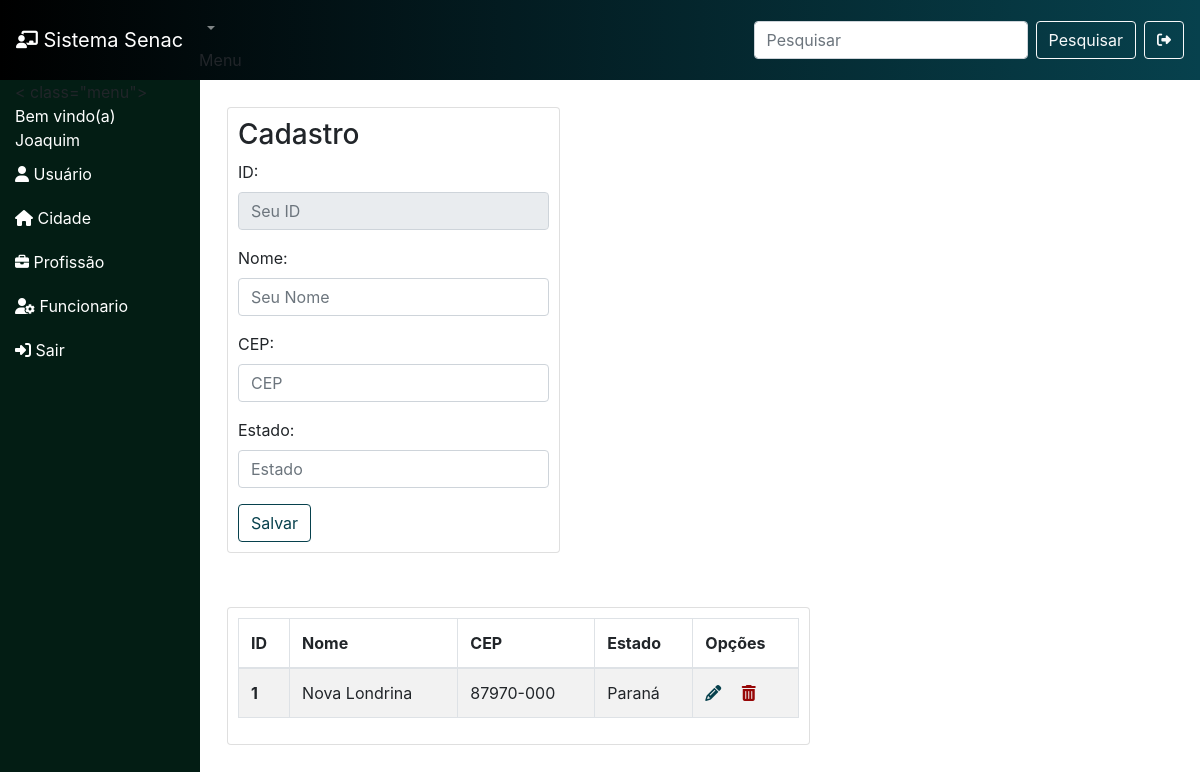
The app's page /sistema/cidade.php (signed in) with its own data.
### tables this page shows
CREATE TABLE cidade(
    id INT PRIMARY KEY NOT NULL AUTO_INCREMENT,
    nome VARCHAR(60),
    cep varchar(20),
    estado varchar(20)
);

### sistema/cidade.php (the view, shortened to what this page needs)
<!DOCTYPE html>
<html lang="pr-br">
<?php
include "conexao.php";
$destino = './cidade/inserir.php';
?>
<head>
  <link rel="stylesheet" href="https://cdnjs.cloudflare.com/ajax/libs/font-awesome/6.6.0/css/all.min.css"
 />
  <link rel="stylesheet" href="https://stackpath.bootstrapcdn.com/bootstrap/4.1.3/css/bootstrap.min.css"
>
  <link rel="stylesheet" href="./recursos/style.css">
  <link rel="stylesheet" href="https://cdn.datatables.net/2.1.8/css/dataTables.dataTables.css" />
</head>
<body>
<?php include './menuSuperior.php';?>
  <div class="container-fluid">
    <div class="row">
      <div class="col-md-2 menu">
       <?php include './menuLateral.php'; ?>
      </div>
      <div class="col-md-10">
        <div class="row">
          <div class="col-md-4 card">
            <h3>Cadastro</h3>
            <form action="<?= $destino ?>" method="post">
              <div class="form-group">
                <label>ID: </label>
                <input readonly value="<?php echo isset($dadosAlt) ? $dadosAlt['id'] : '' ?>" type="text" name="id"
                  class="form-control" placeholder="Seu ID">
              </div>
              <div class="form-group">
                <label>Nome: </label>
                <input value="<?php echo isset($dadosAlt) ? $dadosAlt['nome'] : '' ?>" type="text" name="nome" required
                  class="form-control" placeholder="Seu Nome">
              </div>
              <div class="form-group">
                <label>CEP: </label>
                <input value="<?php echo isset($dadosAlt) ? $dadosAlt['cep'] : '' ?>" type="text" name="cep" required
                  class="form-control cep" placeholder="CEP">
              </div>
              <div class="form-group">
                <label>Estado: </label>
                <input value="<?php echo isset($dadosAlt) ? $dadosAlt['estado'] : '' ?>" type="text" name="estado"
                  required class="form-control" placeholder="Estado">
              </div>
              <button type="submit" class="btn btn-outline-info color"> Salvar </button>
            </form>
          </div>
          <div class="col-md-7 card">
            <table class="table table-striped table-bordered" id="tabela">
              <thead>
                <tr>
                  <th scope="col">ID</th>
                  <th scope="col">Nome</th>
                  <th scope="col">CEP</th>
                  <th scope="col">Estado</th>
                  <th scope="col">Opções</th>
                </tr>
              </thead>
              <tbody>
                <?php
                $sql = 'SELECT * FROM cidade';
                $resultado = mysqli_query($conexao, $sql);
                while ($colunas = mysqli_fetch_assoc($resultado)) {
                  ?>
                  <tr>
                    <th scope="row"> <?php echo $colunas['id'] ?> </th>
                    <td> <?php echo $colunas['nome'] ?></td>
                    <td> <?php echo $colunas['cep'] ?></td>
                    <td> <?php echo $colunas['estado'] ?></td>
                    <td>
                      <a href="cidade.php?idAlt=<?= $colunas['id'] ?>"> <i class="fa-solid fa-pencil mr-3"
                          style="color: #07414d;"></i></a>
                      <a href="<?php echo './cidade/excluir.php?id=' . $colunas['id']; ?>"> <i
                          class="fa-solid fa-trash-can" style="color: #970707;"></i></a>
                    </td>
                  </tr>
                <?php } ?>
              </tbody>
            </table>
          </div>
        </div>
      </div>
    </div>
</body>
</html>

### sistema/recursos/style.css (style rules this page uses)
.color { border-color: #07414d; color: #07414d; }
.menu { background-color: rgb(3, 29, 20); height: 100vh; list-style: none; }
.card { margin-top: 5px; padding: 10px; margin: 27px; }

### records on screen
cidade: id "1", nome "Nova Londrina", cep "87970-000", estado "Paraná"

### other values on screen
$_SESSION['usuario'] "Joaquim"
